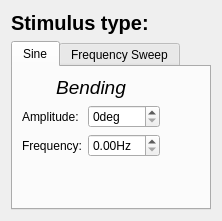
     <widget class="QWidget" name="page_2">
      <layout class="QVBoxLayout" name="verticalLayout_2">
       <item>
        <widget class="QLabel" name="label_4">
         <property name="font">
          <font>
           <pointsize>15</pointsize>
           <weight>75</weight>
           <bold>true</bold>
          </font>
         </property>
         <property name="text">
          <string>Stimulus type:</string>
         </property>
        </widget>
       </item>
       <item>
        <widget class="QTabWidget" name="stimulusTypeTab">
         <property name="tabPosition">
          <enum>QTabWidget::North</enum>
         </property>
         <property name="currentIndex">
          <number>0</number>
         </property>
         <widget class="QWidget" name="sineTab">
          <attribute name="title">
           <string>Sine</string>
          </attribute>
          <layout class="QGridLayout" name="gridLayout">
           <item row="3" column="0">
            <spacer name="verticalSpacer_4">
             <property name="orientation">
              <enum>Qt::Vertical</enum>
             </property>
             <property name="sizeHint" stdset="0">
              <size>
               <width>20</width>
               <height>40</height>
              </size>
             </property>
            </spacer>
           </item>
           <item row="2" column="0">
            <widget class="QLabel" name="label_20">
             <property name="text">
              <string>Frequency:</string>
             </property>
            </widget>
           </item>
           <item row="1" column="0">
            <widget class="QLabel" name="label_19">
             <property name="text">
              <string>Amplitude:</string>
             </property>
            </widget>
           </item>
           <item row="2" column="1">
            <widget class="QDoubleSpinBox" name="bendFrequencyBox">
             <property name="suffix">
              <string>Hz</string>
             </property>
             <property name="decimals">
              <number>2</number>
             </property>
             <property name="singleStep">
              <double>0.100000000000000</double>
             </property>
            </widget>
           </item>
           <item row="1" column="2">
            <spacer name="horizontalSpacer_2">
             <property name="orientation">
              <enum>Qt::Horizontal</enum>
             </property>
             <property name="sizeHint" stdset="0">
              <size>
               <width>40</width>
               <height>20</height>
              </size>
             </property>
            </spacer>
           </item>
           <item row="1" column="1">
            <widget class="QDoubleSpinBox" name="bendAmplitudeBox">
             <property name="suffix">
              <string>deg</string>
             </property>
             <property name="decimals">
              <number>0</number>
             </property>
            </widget>
           </item>
           <item row="0" column="0" colspan="2">
            <widget class="QLabel" name="label_21">
             <property name="font">
              <font>
               <pointsize>14</pointsize>
               <weight>50</weight>
               <italic>true</italic>
               <bold>false</bold>
              </font>
             </property>
             <property name="text">
              <string>Bending</string>
             </property>
             <property name="alignment">
              <set>Qt::AlignCenter</set>
             </property>
            </widget>
           </item>
          </layout>
         </widget>
         <widget class="QWidget" name="freqSweepTab">
          <attribute name="title">
           <string>Frequency Sweep</string>
          </attribute>
         </widget>
        </widget>
       </item>
      </layout>
     </widget>
